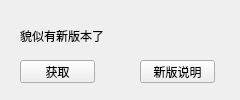
<?xml version="1.0" encoding="UTF-8"?>
<ui version="4.0">
 <class>updateForm</class>
 <widget class="QWidget" name="updateForm">
  <property name="geometry">
   <rect>
    <x>0</x>
    <y>0</y>
    <width>240</width>
    <height>100</height>
   </rect>
  </property>
  <property name="minimumSize">
   <size>
    <width>240</width>
    <height>100</height>
   </size>
  </property>
  <property name="maximumSize">
   <size>
    <width>240</width>
    <height>100</height>
   </size>
  </property>
  <property name="windowTitle">
   <string>版本更新</string>
  </property>
  <widget class="QLabel" name="label">
   <property name="geometry">
    <rect>
     <x>20</x>
     <y>20</y>
     <width>181</width>
     <height>31</height>
    </rect>
   </property>
   <property name="text">
    <string>貌似有新版本了</string>
   </property>
  </widget>
  <widget class="QPushButton" name="btnGet">
   <property name="geometry">
    <rect>
     <x>20</x>
     <y>60</y>
     <width>75</width>
     <height>23</height>
    </rect>
   </property>
   <property name="text">
    <string>获取</string>
   </property>
  </widget>
  <widget class="QPushButton" name="btnMore">
   <property name="geometry">
    <rect>
     <x>140</x>
     <y>60</y>
     <width>75</width>
     <height>23</height>
    </rect>
   </property>
   <property name="text">
    <string>新版说明</string>
   </property>
  </widget>
 </widget>
 <resources/>
 <connections/>
</ui>
